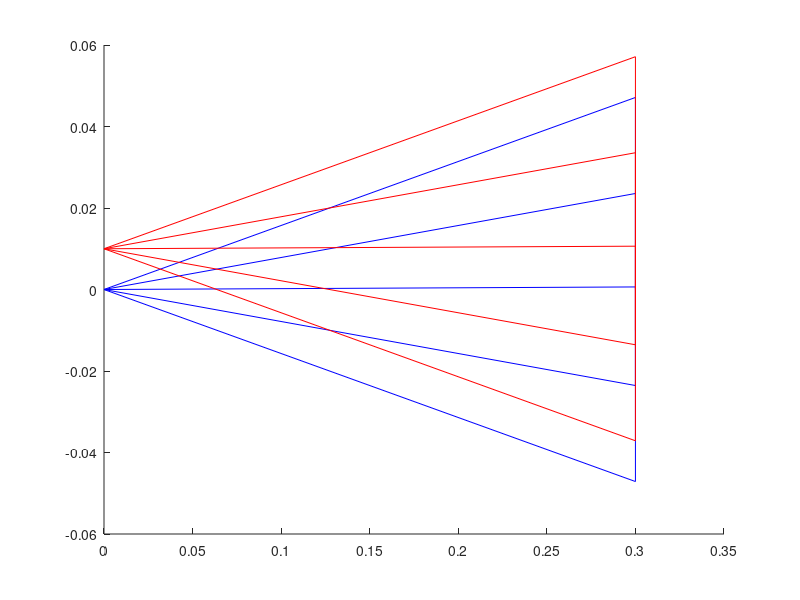

MATLAB code for this plot:
x1_origin = 0;
y1_origin = 0;
z1_origin = 0;

x2_origin = 0.01;
y2_origin = 0;
z3_origin = 0;

thetax_1 = [-pi/20 -pi/40 pi/20 pi/40 pi/1500];
thetay_1 = 0;

f = 0.15;%m
d_1 = 0.3;
d_2 = ((1/f)-(1/d_1))^-1;

rays_in_1 = zeros(4,5);
rays_in_1(2,:) = thetax_1;

rays_in_2 = zeros(4,5);
rays_in_2(1,:) = x2_origin;
rays_in_2(2,:) = thetax_1;

matrix_in = [1    d_1 0 0;
    0  1 0 0;
    0    0 1 d_1;
    0   0  0 1];
rays_out_1_1 = matrix_in*rays_in_1;
rays_out_2_1 = matrix_in*rays_in_2;

matrix_f = [1    0 0 0;
    -1/f 1 0 0;
    0    0 1 0;
    0   0   -1/f 1];

rays_out_1_2 = matrix_f*rays_out_1_1;
rays_out_2_2 = matrix_f*rays_out_2_1;

matrix_out = [1 d_2 0 0;
    0 1 0 0;
    0    0 1 d_2;
    0   0   0 1];

rays_out_1_3 = matrix_out*rays_out_1_2;
rays_out_2_3 = matrix_out*rays_out_2_2;


figure, hold on

%Plot Ray 1
ray_z_1_1 = [zeros(1,size(rays_in_1,2)); d_1*ones(1,size(rays_in_1,2))];
plot(ray_z_1_1, [rays_in_1(1,:); rays_out_1_1(1,:)],'-b');

ray_z_1_2 = [d_1*ones(1,size(rays_in_1,2)); d_2*ones(1,size(rays_in_1,2))];
plot(ray_z_1_2, [rays_out_1_1(1,:); rays_out_1_3(1,:)],'-b');

%Plot Ray 2
ray_z_2_1 = [zeros(1,size(rays_in_2,2)); d_1*ones(1,size(rays_in_2,2))];
plot(ray_z_2_1, [rays_in_2(1,:); rays_out_2_1(1,:)],'-r');

ray_z_2_2 = [d_1*ones(1,size(rays_in_2,2)); d_2*ones(1,size(rays_in_2,2))];
plot(ray_z_2_2, [rays_out_2_1(1,:); rays_out_2_3(1,:)],'-r');